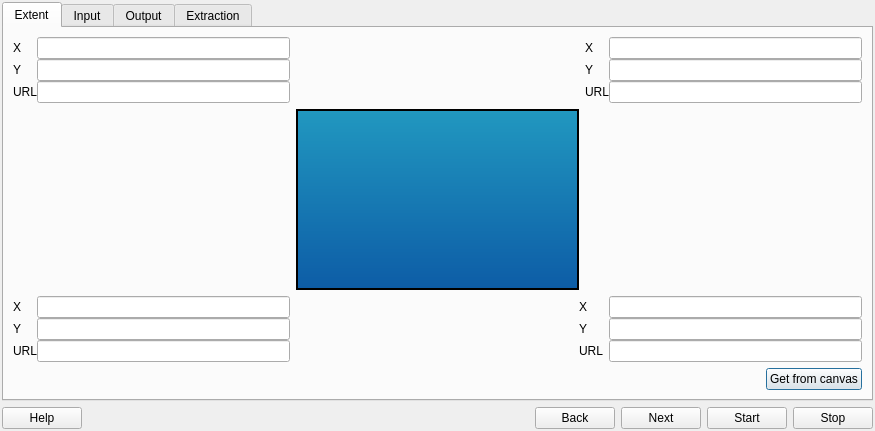
<?xml version="1.0" encoding="UTF-8"?>
<ui version="4.0">
 <class>ElevatorDialog</class>
 <widget class="QDialog" name="ElevatorDialog">
  <property name="geometry">
   <rect>
    <x>0</x>
    <y>0</y>
    <width>875</width>
    <height>431</height>
   </rect>
  </property>
  <property name="windowTitle">
   <string>Elevator</string>
  </property>
  <property name="windowIcon">
   <iconset resource="resources.qrc">
    <normaloff>:/elevator/icons/icon.png</normaloff>:/elevator/icons/icon.png</iconset>
  </property>
  <layout class="QGridLayout" name="gridLayout_2">
   <property name="margin">
    <number>2</number>
   </property>
   <item row="0" column="0">
    <widget class="QTabWidget" name="tabWidget">
     <property name="currentIndex">
      <number>0</number>
     </property>
     <widget class="QWidget" name="tab_3">
      <attribute name="title">
       <string>Extent</string>
      </attribute>
      <layout class="QGridLayout" name="gridLayout_4">
       <item row="0" column="0" colspan="2">
        <widget class="QWidget" name="widget" native="true">
         <property name="minimumSize">
          <size>
           <width>450</width>
           <height>0</height>
          </size>
         </property>
         <layout class="QGridLayout" name="gridLayout">
          <property name="margin">
           <number>0</number>
          </property>
          <property name="spacing">
           <number>0</number>
          </property>
          <item row="2" column="3">
           <widget class="QWidget" name="widget_4" native="true">
            <property name="sizePolicy">
             <sizepolicy hsizetype="Preferred" vsizetype="Fixed">
              <horstretch>0</horstretch>
              <verstretch>0</verstretch>
             </sizepolicy>
            </property>
            <layout class="QFormLayout" name="formLayout_2">
             <property name="fieldGrowthPolicy">
              <enum>QFormLayout::AllNonFixedFieldsGrow</enum>
             </property>
             <property name="verticalSpacing">
              <number>0</number>
             </property>
             <property name="leftMargin">
              <number>0</number>
             </property>
             <property name="topMargin">
              <number>6</number>
             </property>
             <property name="rightMargin">
              <number>0</number>
             </property>
             <property name="bottomMargin">
              <number>0</number>
             </property>
             <item row="0" column="0">
              <widget class="QLabel" name="label_15">
               <property name="text">
                <string>X</string>
               </property>
              </widget>
             </item>
             <item row="2" column="0">
              <widget class="QLabel" name="label_16">
               <property name="text">
                <string>URL</string>
               </property>
              </widget>
             </item>
             <item row="1" column="0">
              <widget class="QLabel" name="label_14">
               <property name="text">
                <string>Y</string>
               </property>
              </widget>
             </item>
             <item row="0" column="1">
              <widget class="QLineEdit" name="brX">
               <property name="text">
                <string/>
               </property>
              </widget>
             </item>
             <item row="1" column="1">
              <widget class="QLineEdit" name="brY">
               <property name="text">
                <string/>
               </property>
              </widget>
             </item>
             <item row="2" column="1">
              <widget class="QLineEdit" name="brUrl"/>
             </item>
            </layout>
           </widget>
          </item>
          <item row="1" column="1">
           <widget class="QWidget" name="widget_2" native="true">
            <property name="minimumSize">
             <size>
              <width>100</width>
              <height>100</height>
             </size>
            </property>
            <property name="maximumSize">
             <size>
              <width>16777215</width>
              <height>16777215</height>
             </size>
            </property>
            <property name="styleSheet">
             <string notr="true">border: 2px solid #000000;
background-color: qlineargradient(x1: 0, y1: 0, x2: 0, y2: 1, stop: 0 #2198c0, stop: 1 #0d5ca6);</string>
            </property>
            <layout class="QGridLayout" name="gridLayout_3">
             <item row="1" column="0">
              <spacer name="verticalSpacer">
               <property name="orientation">
                <enum>Qt::Vertical</enum>
               </property>
               <property name="sizeHint" stdset="0">
                <size>
                 <width>256</width>
                 <height>83</height>
                </size>
               </property>
              </spacer>
             </item>
             <item row="0" column="0">
              <spacer name="horizontalSpacer">
               <property name="orientation">
                <enum>Qt::Horizontal</enum>
               </property>
               <property name="sizeHint" stdset="0">
                <size>
                 <width>40</width>
                 <height>20</height>
                </size>
               </property>
              </spacer>
             </item>
            </layout>
           </widget>
          </item>
          <item row="0" column="0">
           <widget class="QWidget" name="widget_3" native="true">
            <property name="sizePolicy">
             <sizepolicy hsizetype="Preferred" vsizetype="Fixed">
              <horstretch>0</horstretch>
              <verstretch>0</verstretch>
             </sizepolicy>
            </property>
            <layout class="QFormLayout" name="formLayout">
             <property name="horizontalSpacing">
              <number>0</number>
             </property>
             <property name="verticalSpacing">
              <number>0</number>
             </property>
             <property name="leftMargin">
              <number>0</number>
             </property>
             <property name="topMargin">
              <number>0</number>
             </property>
             <property name="rightMargin">
              <number>6</number>
             </property>
             <property name="bottomMargin">
              <number>6</number>
             </property>
             <item row="1" column="1">
              <widget class="QLineEdit" name="tlX">
               <property name="text">
                <string/>
               </property>
              </widget>
             </item>
             <item row="3" column="1">
              <widget class="QLineEdit" name="tlY">
               <property name="text">
                <string/>
               </property>
              </widget>
             </item>
             <item row="4" column="1">
              <widget class="QLineEdit" name="tlUrl"/>
             </item>
             <item row="1" column="0">
              <widget class="QLabel" name="label_5">
               <property name="text">
                <string>X</string>
               </property>
              </widget>
             </item>
             <item row="3" column="0">
              <widget class="QLabel" name="label_6">
               <property name="text">
                <string>Y</string>
               </property>
              </widget>
             </item>
             <item row="4" column="0">
              <widget class="QLabel" name="label_7">
               <property name="text">
                <string>URL</string>
               </property>
              </widget>
             </item>
            </layout>
           </widget>
          </item>
          <item row="0" column="2" colspan="2">
           <widget class="QWidget" name="widget_5" native="true">
            <property name="sizePolicy">
             <sizepolicy hsizetype="Preferred" vsizetype="Fixed">
              <horstretch>0</horstretch>
              <verstretch>0</verstretch>
             </sizepolicy>
            </property>
            <layout class="QFormLayout" name="formLayout_3">
             <property name="horizontalSpacing">
              <number>0</number>
             </property>
             <property name="verticalSpacing">
              <number>0</number>
             </property>
             <property name="leftMargin">
              <number>6</number>
             </property>
             <property name="topMargin">
              <number>0</number>
             </property>
             <property name="rightMargin">
              <number>0</number>
             </property>
             <property name="bottomMargin">
              <number>6</number>
             </property>
             <item row="2" column="0">
              <widget class="QLabel" name="label_11">
               <property name="text">
                <string>X</string>
               </property>
              </widget>
             </item>
             <item row="3" column="0">
              <widget class="QLabel" name="label_12">
               <property name="text">
                <string>Y</string>
               </property>
              </widget>
             </item>
             <item row="4" column="0">
              <widget class="QLabel" name="label_13">
               <property name="text">
                <string>URL</string>
               </property>
              </widget>
             </item>
             <item row="2" column="1">
              <widget class="QLineEdit" name="trX">
               <property name="text">
                <string/>
               </property>
              </widget>
             </item>
             <item row="3" column="1">
              <widget class="QLineEdit" name="trY">
               <property name="text">
                <string/>
               </property>
              </widget>
             </item>
             <item row="4" column="1">
              <widget class="QLineEdit" name="trUrl"/>
             </item>
            </layout>
           </widget>
          </item>
          <item row="2" column="0">
           <widget class="QWidget" name="widget_8" native="true">
            <property name="sizePolicy">
             <sizepolicy hsizetype="Preferred" vsizetype="Fixed">
              <horstretch>0</horstretch>
              <verstretch>0</verstretch>
             </sizepolicy>
            </property>
            <layout class="QFormLayout" name="formLayout_5">
             <property name="fieldGrowthPolicy">
              <enum>QFormLayout::AllNonFixedFieldsGrow</enum>
             </property>
             <property name="horizontalSpacing">
              <number>0</number>
             </property>
             <property name="verticalSpacing">
              <number>0</number>
             </property>
             <property name="leftMargin">
              <number>0</number>
             </property>
             <property name="topMargin">
              <number>6</number>
             </property>
             <property name="rightMargin">
              <number>6</number>
             </property>
             <property name="bottomMargin">
              <number>0</number>
             </property>
             <item row="2" column="0">
              <widget class="QLabel" name="label_10">
               <property name="text">
                <string>X</string>
               </property>
              </widget>
             </item>
             <item row="2" column="1">
              <widget class="QLineEdit" name="blX">
               <property name="text">
                <string/>
               </property>
              </widget>
             </item>
             <item row="3" column="0">
              <widget class="QLabel" name="label_9">
               <property name="text">
                <string>Y</string>
               </property>
              </widget>
             </item>
             <item row="3" column="1">
              <widget class="QLineEdit" name="blY">
               <property name="text">
                <string/>
               </property>
              </widget>
             </item>
             <item row="4" column="0">
              <widget class="QLabel" name="label_8">
               <property name="text">
                <string>URL</string>
               </property>
              </widget>
             </item>
             <item row="4" column="1">
              <widget class="QLineEdit" name="blUrl"/>
             </item>
            </layout>
           </widget>
          </item>
         </layout>
        </widget>
       </item>
       <item row="1" column="0">
        <spacer name="horizontalSpacer_4">
         <property name="orientation">
          <enum>Qt::Horizontal</enum>
         </property>
         <property name="sizeHint" stdset="0">
          <size>
           <width>40</width>
           <height>20</height>
          </size>
         </property>
        </spacer>
       </item>
       <item row="1" column="1">
        <widget class="QPushButton" name="extentButton">
         <property name="sizePolicy">
          <sizepolicy hsizetype="Minimum" vsizetype="Fixed">
           <horstretch>0</horstretch>
           <verstretch>0</verstretch>
          </sizepolicy>
         </property>
         <property name="text">
          <string>Get from canvas</string>
         </property>
         <property name="icon">
          <iconset resource="resources.qrc">
           <normaloff>:/elevator/icons/extent.png</normaloff>:/elevator/icons/extent.png</iconset>
         </property>
         <property name="iconSize">
          <size>
           <width>24</width>
           <height>24</height>
          </size>
         </property>
        </widget>
       </item>
      </layout>
     </widget>
     <widget class="QWidget" name="tab_4">
      <attribute name="title">
       <string>Input</string>
      </attribute>
      <layout class="QFormLayout" name="formLayout_8">
       <item row="0" column="0">
        <widget class="QLabel" name="label_4">
         <property name="text">
          <string>CRS</string>
         </property>
        </widget>
       </item>
       <item row="0" column="1">
        <widget class="QWidget" name="widget_9" native="true">
         <layout class="QGridLayout" name="gridLayout_6">
          <property name="margin">
           <number>0</number>
          </property>
          <item row="0" column="3">
           <spacer name="horizontalSpacer_3">
            <property name="orientation">
             <enum>Qt::Horizontal</enum>
            </property>
            <property name="sizeHint" stdset="0">
             <size>
              <width>40</width>
              <height>20</height>
             </size>
            </property>
           </spacer>
          </item>
          <item row="0" column="2">
           <widget class="QLabel" name="crsLabel">
            <property name="text">
             <string>None</string>
            </property>
           </widget>
          </item>
          <item row="0" column="0">
           <widget class="QToolButton" name="crsButton">
            <property name="text">
             <string>...</string>
            </property>
            <property name="icon">
             <iconset resource="resources.qrc">
              <normaloff>:/elevator/icons/projection.png</normaloff>:/elevator/icons/projection.png</iconset>
            </property>
            <property name="iconSize">
             <size>
              <width>24</width>
              <height>24</height>
             </size>
            </property>
           </widget>
          </item>
         </layout>
        </widget>
       </item>
       <item row="1" column="0">
        <widget class="QLabel" name="label">
         <property name="text">
          <string>Location</string>
         </property>
        </widget>
       </item>
       <item row="1" column="1">
        <widget class="QComboBox" name="locationComboBox">
         <property name="minimumSize">
          <size>
           <width>170</width>
           <height>0</height>
          </size>
         </property>
         <property name="maximumSize">
          <size>
           <width>170</width>
           <height>16777215</height>
          </size>
         </property>
         <item>
          <property name="text">
           <string>Automatic detection</string>
          </property>
         </item>
         <item>
          <property name="text">
           <string>Africa</string>
          </property>
         </item>
         <item>
          <property name="text">
           <string>Australia</string>
          </property>
         </item>
         <item>
          <property name="text">
           <string>Eurasia</string>
          </property>
         </item>
         <item>
          <property name="text">
           <string>Islands</string>
          </property>
         </item>
         <item>
          <property name="text">
           <string>North America</string>
          </property>
         </item>
         <item>
          <property name="text">
           <string>South America</string>
          </property>
         </item>
        </widget>
       </item>
      </layout>
     </widget>
     <widget class="QWidget" name="tab_2">
      <attribute name="title">
       <string>Output</string>
      </attribute>
      <layout class="QFormLayout" name="formLayout_9">
       <item row="0" column="0">
        <widget class="QLabel" name="label_3">
         <property name="text">
          <string>Output file</string>
         </property>
        </widget>
       </item>
       <item row="0" column="1">
        <widget class="QWidget" name="widget_7" native="true">
         <layout class="QGridLayout" name="gridLayout_5">
          <property name="margin">
           <number>0</number>
          </property>
          <item row="0" column="0">
           <widget class="QLineEdit" name="outputLine"/>
          </item>
          <item row="0" column="1">
           <widget class="QToolButton" name="outputButton">
            <property name="text">
             <string>...</string>
            </property>
           </widget>
          </item>
         </layout>
        </widget>
       </item>
       <item row="1" column="0">
        <widget class="QLabel" name="label_23">
         <property name="text">
          <string>Overhead</string>
         </property>
        </widget>
       </item>
       <item row="1" column="1">
        <widget class="QCheckBox" name="overheadCheckBox">
         <property name="text">
          <string>Cut away overhead</string>
         </property>
         <property name="checked">
          <bool>true</bool>
         </property>
        </widget>
       </item>
      </layout>
     </widget>
     <widget class="QWidget" name="tab">
      <attribute name="title">
       <string>Extraction</string>
      </attribute>
      <layout class="QGridLayout" name="gridLayout_10">
       <item row="0" column="0">
        <widget class="QLabel" name="label_30">
         <property name="text">
          <string>Availability</string>
         </property>
        </widget>
       </item>
       <item row="0" column="1">
        <widget class="QWidget" name="widget_6" native="true">
         <layout class="QGridLayout" name="gridLayout_11">
          <property name="margin">
           <number>0</number>
          </property>
          <item row="0" column="0">
           <widget class="QPushButton" name="testButton">
            <property name="maximumSize">
             <size>
              <width>100</width>
              <height>16777215</height>
             </size>
            </property>
            <property name="text">
             <string>Test</string>
            </property>
            <property name="icon">
             <iconset resource="resources.qrc">
              <normaloff>:/elevator/icons/test.png</normaloff>:/elevator/icons/test.png</iconset>
            </property>
            <property name="iconSize">
             <size>
              <width>24</width>
              <height>24</height>
             </size>
            </property>
           </widget>
          </item>
          <item row="0" column="1">
           <widget class="QWidget" name="connectionWidget" native="true">
            <layout class="QGridLayout" name="gridLayout_7">
             <property name="margin">
              <number>0</number>
             </property>
             <item row="0" column="0">
              <widget class="QWidget" name="availableWidget" native="true">
               <layout class="QFormLayout" name="formLayout_7">
                <property name="fieldGrowthPolicy">
                 <enum>QFormLayout::AllNonFixedFieldsGrow</enum>
                </property>
                <property name="margin">
                 <number>0</number>
                </property>
                <item row="0" column="0">
                 <widget class="QLabel" name="label_18">
                  <property name="text">
                   <string/>
                  </property>
                  <property name="pixmap">
                   <pixmap resource="resources.qrc">:/elevator/icons/connection3.png</pixmap>
                  </property>
                 </widget>
                </item>
                <item row="0" column="1">
                 <widget class="QLabel" name="label_22">
                  <property name="text">
                   <string>The elevation data is available</string>
                  </property>
                 </widget>
                </item>
               </layout>
              </widget>
             </item>
             <item row="2" column="0" colspan="2">
              <widget class="QWidget" name="partlyWidget" native="true">
               <layout class="QFormLayout" name="formLayout_6">
                <property name="fieldGrowthPolicy">
                 <enum>QFormLayout::AllNonFixedFieldsGrow</enum>
                </property>
                <property name="margin">
                 <number>0</number>
                </property>
                <item row="0" column="0">
                 <widget class="QLabel" name="label_17">
                  <property name="text">
                   <string/>
                  </property>
                  <property name="pixmap">
                   <pixmap resource="resources.qrc">:/elevator/icons/connection4.png</pixmap>
                  </property>
                 </widget>
                </item>
                <item row="0" column="1">
                 <widget class="QLabel" name="label_20">
                  <property name="text">
                   <string>Part of the elevation data may not be available</string>
                  </property>
                 </widget>
                </item>
               </layout>
              </widget>
             </item>
             <item row="3" column="0">
              <widget class="QWidget" name="unavailableWidget" native="true">
               <layout class="QFormLayout" name="formLayout_4">
                <property name="margin">
                 <number>0</number>
                </property>
                <item row="0" column="0">
                 <widget class="QLabel" name="label_19">
                  <property name="text">
                   <string/>
                  </property>
                  <property name="pixmap">
                   <pixmap resource="resources.qrc">:/elevator/icons/connection1.png</pixmap>
                  </property>
                 </widget>
                </item>
                <item row="0" column="1">
                 <widget class="QLabel" name="label_29">
                  <property name="text">
                   <string>The elevation data is not available</string>
                  </property>
                 </widget>
                </item>
               </layout>
              </widget>
             </item>
             <item row="1" column="0">
              <widget class="QWidget" name="busyWidget" native="true">
               <layout class="QFormLayout" name="formLayout_11">
                <property name="margin">
                 <number>0</number>
                </property>
                <item row="0" column="0">
                 <widget class="QLabel" name="label_2">
                  <property name="text">
                   <string/>
                  </property>
                  <property name="pixmap">
                   <pixmap resource="resources.qrc">:/elevator/icons/connection2.png</pixmap>
                  </property>
                 </widget>
                </item>
                <item row="0" column="1">
                 <widget class="QLabel" name="label_28">
                  <property name="text">
                   <string>Testing availability ...</string>
                  </property>
                 </widget>
                </item>
               </layout>
              </widget>
             </item>
            </layout>
           </widget>
          </item>
         </layout>
        </widget>
       </item>
       <item row="1" column="0">
        <widget class="QLabel" name="label_21">
         <property name="text">
          <string>Progress</string>
         </property>
        </widget>
       </item>
       <item row="1" column="1">
        <widget class="QProgressBar" name="progressBar">
         <property name="value">
          <number>0</number>
         </property>
        </widget>
       </item>
       <item row="2" column="1">
        <spacer name="verticalSpacer_2">
         <property name="orientation">
          <enum>Qt::Vertical</enum>
         </property>
         <property name="sizeHint" stdset="0">
          <size>
           <width>20</width>
           <height>40</height>
          </size>
         </property>
        </spacer>
       </item>
      </layout>
     </widget>
    </widget>
   </item>
   <item row="1" column="0">
    <widget class="QWidget" name="widget_10" native="true">
     <layout class="QGridLayout" name="gridLayout_8">
      <property name="margin">
       <number>0</number>
      </property>
      <item row="0" column="3">
       <widget class="QPushButton" name="nextButton">
        <property name="text">
         <string>Next</string>
        </property>
        <property name="icon">
         <iconset resource="resources.qrc">
          <normaloff>:/elevator/icons/next.png</normaloff>:/elevator/icons/next.png</iconset>
        </property>
        <property name="iconSize">
         <size>
          <width>24</width>
          <height>24</height>
         </size>
        </property>
       </widget>
      </item>
      <item row="0" column="2">
       <widget class="QPushButton" name="backButton">
        <property name="text">
         <string>Back</string>
        </property>
        <property name="icon">
         <iconset resource="resources.qrc">
          <normaloff>:/elevator/icons/back.png</normaloff>:/elevator/icons/back.png</iconset>
        </property>
        <property name="iconSize">
         <size>
          <width>24</width>
          <height>24</height>
         </size>
        </property>
       </widget>
      </item>
      <item row="0" column="1">
       <spacer name="horizontalSpacer_2">
        <property name="orientation">
         <enum>Qt::Horizontal</enum>
        </property>
        <property name="sizeHint" stdset="0">
         <size>
          <width>40</width>
          <height>20</height>
         </size>
        </property>
       </spacer>
      </item>
      <item row="0" column="5">
       <widget class="QPushButton" name="stopButton">
        <property name="text">
         <string>Stop</string>
        </property>
        <property name="icon">
         <iconset resource="resources.qrc">
          <normaloff>:/elevator/icons/stop.png</normaloff>:/elevator/icons/stop.png</iconset>
        </property>
        <property name="iconSize">
         <size>
          <width>24</width>
          <height>24</height>
         </size>
        </property>
       </widget>
      </item>
      <item row="0" column="0">
       <widget class="QPushButton" name="helpButton">
        <property name="text">
         <string>Help</string>
        </property>
        <property name="icon">
         <iconset resource="resources.qrc">
          <normaloff>:/elevator/icons/help.png</normaloff>:/elevator/icons/help.png</iconset>
        </property>
        <property name="iconSize">
         <size>
          <width>24</width>
          <height>24</height>
         </size>
        </property>
       </widget>
      </item>
      <item row="0" column="4">
       <widget class="QPushButton" name="startButton">
        <property name="text">
         <string>Start</string>
        </property>
        <property name="icon">
         <iconset resource="resources.qrc">
          <normaloff>:/elevator/icons/start.png</normaloff>:/elevator/icons/start.png</iconset>
        </property>
        <property name="iconSize">
         <size>
          <width>24</width>
          <height>24</height>
         </size>
        </property>
       </widget>
      </item>
     </layout>
    </widget>
   </item>
  </layout>
 </widget>
 <resources>
  <include location="resources.qrc"/>
 </resources>
 <connections/>
</ui>
